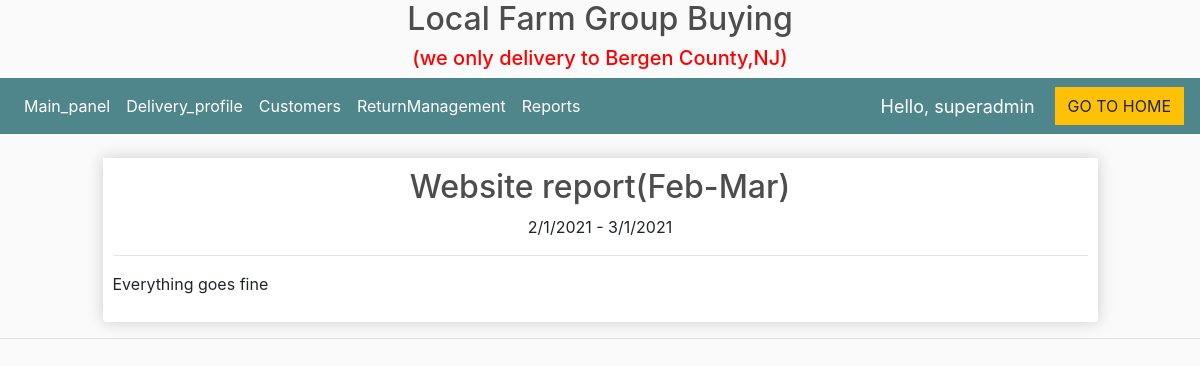
Screenshot of /website_report/1/ (signed in) with the database file from the repository.
### store/models.py (models this page shows)
class WebsiteReport(models.Model):
	name = models.CharField(max_length=100, null=True)
	period = models.CharField(max_length=100, null=True)
	content = models.TextField(null=True)

### store/decorators.py (the view)
		def wrapper_func(request, *args, **kwargs):
			group = None
			if request.user.groups.exists():
				group = request.user.groups.all()[0].name
			if group in allowed_roles:
				return view_func(request, *args, **kwargs)
			else:
				return HttpResponse('You are not authorized')

### store/views.py (called while the page is built)
@login_required(login_url='login')
@allowed_users(allowed_roles=['admin'])
def websiteReport(request, pk):
	websitereport = WebsiteReport.objects.get(id=pk)
	context = {'websitereport': websitereport}
	return render(request, 'store/website_report.html', context)

### store/templates/store/website_report.html
{%  extends 'store/maindashboard.html' %}
{% load static %}
{% block content%}
<br>
<div class="row">
		<div class="col-lg-1">
        </div>
    <div class="col-lg-10">
         <div class="box-element product">
        <h2 style="text-align:center">{{websitereport.name}}</h2>
        <p style="text-align:center">{{websitereport.period}}</p>
        <hr>
        <p>{{websitereport.content}}</p>
         </div>
    </div>
    <div class="col-lg-1">
        </div>
</div>
{% endblock %}

### store/templates/store/navbardashboard.html (shortened to what this page needs)
{% load static %}
<nav class="navbar navbar-expand-lg navbar-dark bg-dark">
    <div class="collapse navbar-collapse" id="navbarSupportedContent">
	    <ul class="navbar-nav mr-auto">
	      <li class="nav-item active">
	        <a class="nav-link" href="{% url 'dashboard' %}">Main_panel </a>
	      </li>
			<li class="nav-item active">
	        <a class="nav-link" href="{% url 'delivery' %}">Delivery_profile</a>
			</li>
			<li class="nav-item active">
	        <a class="nav-link" href="{% url 'customer_info' %}">Customers</a>
			</li>
			<li class="nav-item active">
	        <a class="nav-link" href="{% url 'ReturnManagement' %}">ReturnManagement</a>
			</li>
		 {% if request.user.is_superuser%}
	      <li class="nav-item active">
	        <a class="nav-link" href="{% url 'reports' %}">Reports</a>
	      </li>
			{% endif %}
	    </ul>
	     	<span class="hello-msg">Hello, {{request.user}}</span>
	    <div class="form-inline my-2 my-lg-0">
	     	<a href="{% url 'homein' %}"class="btn btn-warning">GO TO HOME</a>
	    </div>
       </div>
	 </nav>

### static/css/main.css (style rules this page uses)
body { background-color: hsl(0, 0%, 98%); }
h1,h2,h3,h4,h5,h6 { color:hsl(0, 0%, 30%); }
.box-element { box-shadow:hsl(0, 0%, 80%) 0 0 16px; background-color: #fff; border-radius: 4px; padding: 10px; }
.product { border-radius: 0 0 4px 4px; }
.bg-dark { background-color: #4f868c!important; }
.btn { border-radius: 0; }

### store/templates/store/navbardashboard.html (style rules this page uses)
.hello-msg { font-size: 18px; color: #fff; margin-right: 20px; }

### rows the page displays
WebsiteReport: name "Website report(Feb-Mar)", period "2/1/2021 - 3/1/2021", content "Everything goes fine"

### other values shown
{{ request.user }} "superadmin"
